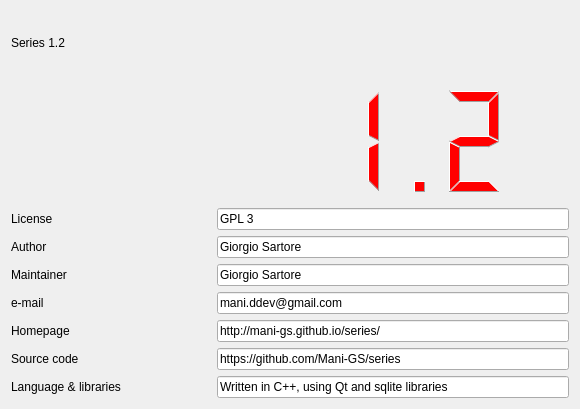
<?xml version="1.0" encoding="UTF-8"?>
<ui version="4.0">
 <class>AboutDialog</class>
 <widget class="QDialog" name="AboutDialog">
  <property name="geometry">
   <rect>
    <x>0</x>
    <y>0</y>
    <width>580</width>
    <height>409</height>
   </rect>
  </property>
  <property name="windowTitle">
   <string>About Series...</string>
  </property>
  <property name="styleSheet">
   <string notr="true">#lcdVersion{
	color: #FF0000;
	min-width: 261px;
	min-height: 111px;
	max-height: 120px;
	max-width: 265px;
}

#lblIcon{
	min-width: 131px;
	min-height: 121px;
	max-width: 135px;
	max-height: 125px;
}

QLineEdit{
	min-width: 350px;
	max-width: 500px;
}

QLabel{
	min-width: 200px;
	max-width: 500px;
}</string>
  </property>
  <layout class="QVBoxLayout" name="verticalLayout">
   <item>
    <widget class="QLabel" name="lblProgVer">
     <property name="text">
      <string notr="true">&lt;html&gt;&lt;head/&gt;&lt;body&gt;&lt;p&gt;Series 1.2&lt;/p&gt;&lt;/body&gt;&lt;/html&gt;</string>
     </property>
    </widget>
   </item>
   <item>
    <layout class="QHBoxLayout" name="horizontalLayout">
     <item>
      <widget class="QLabel" name="lblIcon">
       <property name="text">
        <string/>
       </property>
       <property name="pixmap">
        <pixmap>imgs/series_.png</pixmap>
       </property>
      </widget>
     </item>
     <item>
      <widget class="QLCDNumber" name="lcdVersion">
       <property name="font">
        <font>
         <pointsize>11</pointsize>
         <weight>75</weight>
         <bold>true</bold>
        </font>
       </property>
       <property name="styleSheet">
        <string notr="true"/>
       </property>
       <property name="frameShape">
        <enum>QFrame::NoFrame</enum>
       </property>
       <property name="lineWidth">
        <number>1</number>
       </property>
       <property name="digitCount">
        <number>4</number>
       </property>
       <property name="value" stdset="0">
        <double>1.200000000000000</double>
       </property>
      </widget>
     </item>
    </layout>
   </item>
   <item>
    <layout class="QHBoxLayout" name="horizontalLayout_7">
     <item>
      <widget class="QLabel" name="lblLicense">
       <property name="text">
        <string>License</string>
       </property>
      </widget>
     </item>
     <item>
      <widget class="QLineEdit" name="txtLicense">
       <property name="text">
        <string notr="true">GPL 3</string>
       </property>
       <property name="alignment">
        <set>Qt::AlignLeading|Qt::AlignLeft|Qt::AlignVCenter</set>
       </property>
       <property name="readOnly">
        <bool>true</bool>
       </property>
      </widget>
     </item>
    </layout>
   </item>
   <item>
    <layout class="QHBoxLayout" name="horizontalLayout_2">
     <item>
      <widget class="QLabel" name="lblAuthor">
       <property name="text">
        <string>Author</string>
       </property>
      </widget>
     </item>
     <item>
      <widget class="QLineEdit" name="txtAuthor">
       <property name="enabled">
        <bool>true</bool>
       </property>
       <property name="text">
        <string notr="true">Giorgio Sartore</string>
       </property>
       <property name="alignment">
        <set>Qt::AlignLeading|Qt::AlignLeft|Qt::AlignVCenter</set>
       </property>
       <property name="readOnly">
        <bool>true</bool>
       </property>
      </widget>
     </item>
    </layout>
   </item>
   <item>
    <layout class="QHBoxLayout" name="horizontalLayout_3">
     <item>
      <widget class="QLabel" name="lblMaintainer">
       <property name="text">
        <string>Maintainer</string>
       </property>
      </widget>
     </item>
     <item>
      <widget class="QLineEdit" name="txtMaintainer">
       <property name="text">
        <string notr="true">Giorgio Sartore</string>
       </property>
       <property name="alignment">
        <set>Qt::AlignLeading|Qt::AlignLeft|Qt::AlignVCenter</set>
       </property>
       <property name="readOnly">
        <bool>true</bool>
       </property>
      </widget>
     </item>
    </layout>
   </item>
   <item>
    <layout class="QHBoxLayout" name="horizontalLayout_8">
     <item>
      <widget class="QLabel" name="lblEmail">
       <property name="text">
        <string>e-mail</string>
       </property>
      </widget>
     </item>
     <item>
      <widget class="QLineEdit" name="txtEmail">
       <property name="text">
        <string notr="true">mani.ddev@gmail.com</string>
       </property>
       <property name="alignment">
        <set>Qt::AlignLeading|Qt::AlignLeft|Qt::AlignVCenter</set>
       </property>
       <property name="readOnly">
        <bool>true</bool>
       </property>
      </widget>
     </item>
    </layout>
   </item>
   <item>
    <layout class="QHBoxLayout" name="horizontalLayout_4">
     <item>
      <widget class="QLabel" name="lblHomepage">
       <property name="text">
        <string>Homepage</string>
       </property>
      </widget>
     </item>
     <item>
      <widget class="QLineEdit" name="txtHomepage">
       <property name="text">
        <string notr="true">http://mani-gs.github.io/series/</string>
       </property>
       <property name="alignment">
        <set>Qt::AlignLeading|Qt::AlignLeft|Qt::AlignVCenter</set>
       </property>
       <property name="readOnly">
        <bool>true</bool>
       </property>
      </widget>
     </item>
    </layout>
   </item>
   <item>
    <layout class="QHBoxLayout" name="horizontalLayout_5">
     <item>
      <widget class="QLabel" name="lblSourceCode">
       <property name="text">
        <string>Source code</string>
       </property>
      </widget>
     </item>
     <item>
      <widget class="QLineEdit" name="txtSourceCode">
       <property name="text">
        <string notr="true">https://github.com/Mani-GS/series</string>
       </property>
       <property name="alignment">
        <set>Qt::AlignLeading|Qt::AlignLeft|Qt::AlignVCenter</set>
       </property>
       <property name="readOnly">
        <bool>true</bool>
       </property>
      </widget>
     </item>
    </layout>
   </item>
   <item>
    <layout class="QHBoxLayout" name="horizontalLayout_6">
     <item>
      <widget class="QLabel" name="lblLanLib">
       <property name="text">
        <string>Language &amp; libraries</string>
       </property>
      </widget>
     </item>
     <item>
      <widget class="QLineEdit" name="txtLanLib">
       <property name="text">
        <string>Written in C++, using Qt and sqlite libraries</string>
       </property>
       <property name="alignment">
        <set>Qt::AlignLeading|Qt::AlignLeft|Qt::AlignVCenter</set>
       </property>
       <property name="readOnly">
        <bool>true</bool>
       </property>
      </widget>
     </item>
    </layout>
   </item>
  </layout>
 </widget>
 <resources/>
 <connections/>
</ui>
